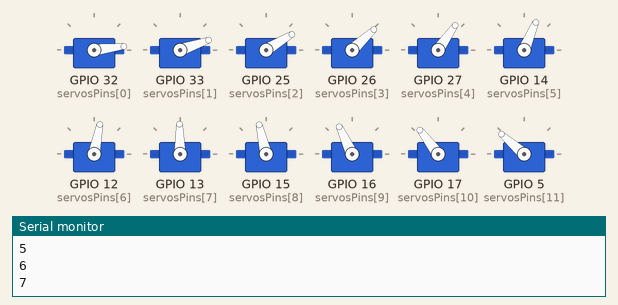
This program was run on a simulated ESP32. Parts: 12 × servo, the last lines printed to the serial monitor.

Above: at 0.15 s.
At 1.65 s:
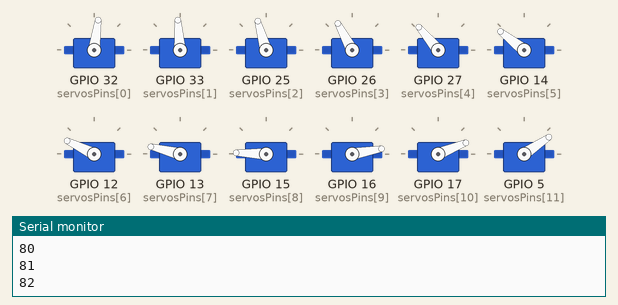
At 3.45 s:
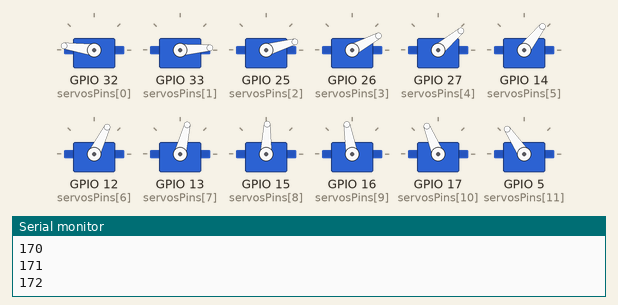
At 6.75 s:
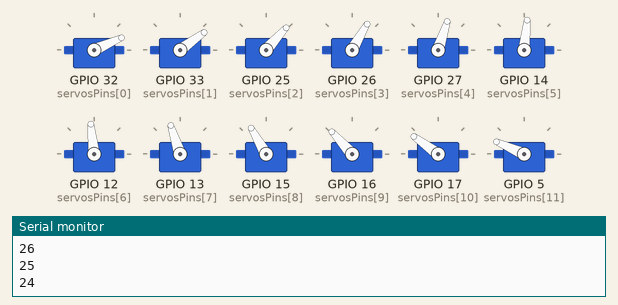
At 10.06 s:
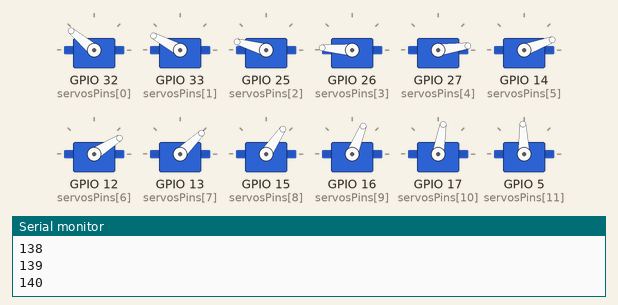
At 13.36 s:
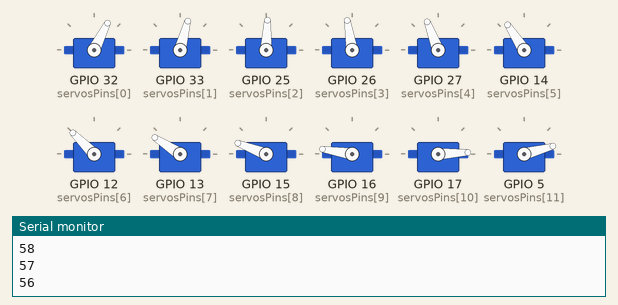
Timing chart, 0 to 13.3 s (numbered marks = the images above):
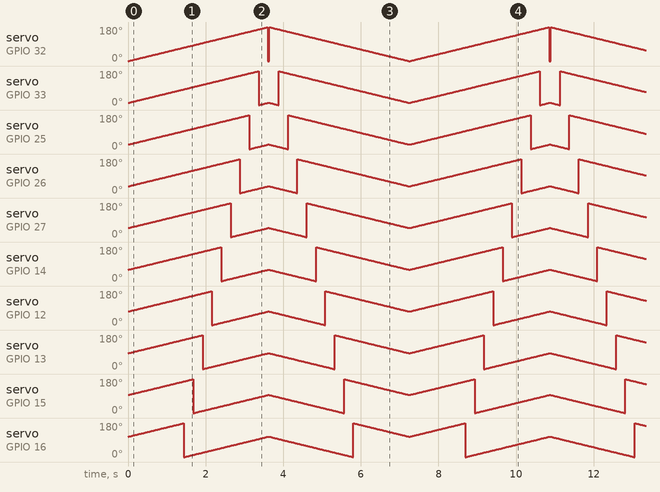

The program:

main.cpp
```cpp
#include <Servo.h>

static const int servosPins[] = {32, 33, 25, 26, 27, 14, 12, 13, 15, 16, 17, 5, 18, 19, 21};
static const int servosCnt = sizeof(servosPins)/sizeof(int);

Servo servos[servosCnt];

void setServos(int degrees) {
    for(int i = 0; i < servosCnt; ++i) {
        servos[i].write((degrees + ((180/servosCnt) * i)) % 180);
    }
}

void setup() {
    Serial.begin(115200);

    Serial.print("\n\tServo test - add pins: ");
    Serial.println(servosCnt);

    for(int i = 0; i < servosCnt; ++i) {
        if(!servos[i].attach(servosPins[i])) {
            Serial.print("Servo ");
            Serial.print(i);
            Serial.println("attach error");
        }
    }
}

void loop() {
    for(int posDegrees = 0; posDegrees <= 180; posDegrees++) {
        setServos(posDegrees);
        Serial.println(posDegrees);
        delay(20);
    }

    for(int posDegrees = 180; posDegrees >= 0; posDegrees--) {
        setServos(posDegrees);
        Serial.println(posDegrees);
        delay(20);
    }
}
```
